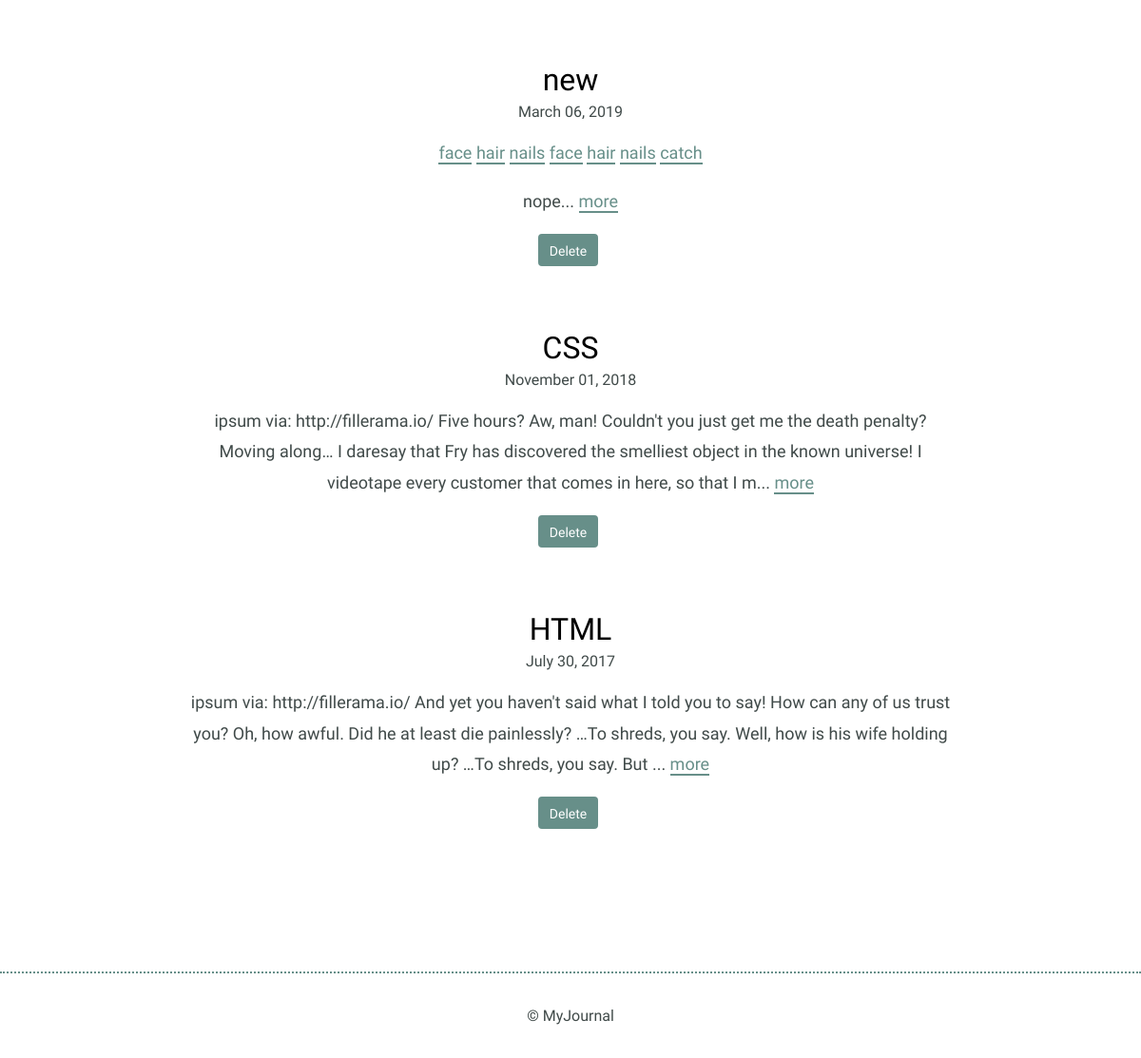
Before: / (lower part) with the older database file.
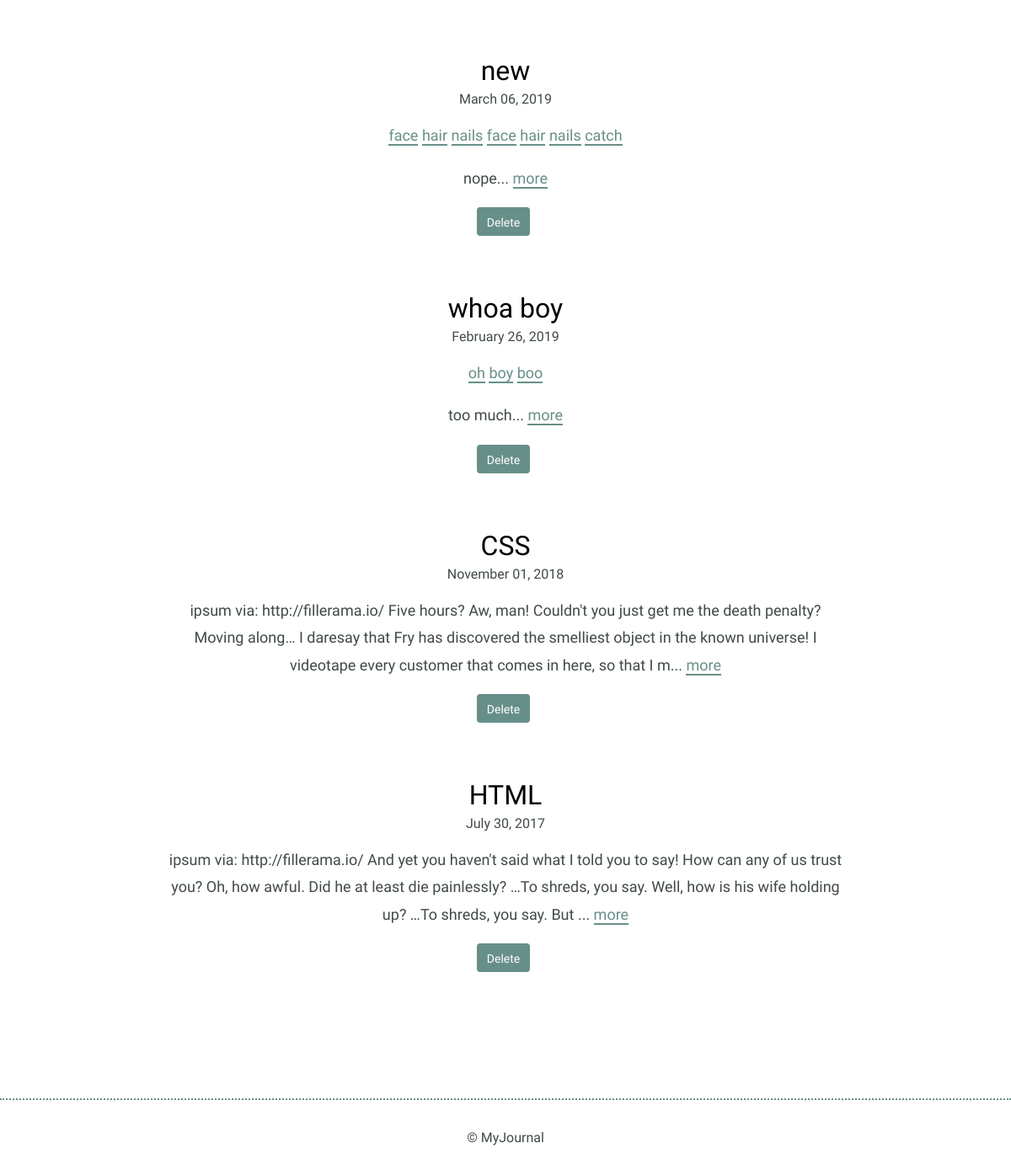
After: the same page with the newer database file.
### tables this page shows
CREATE TABLE "entries" (
	`id`	INTEGER,
	`title`	TEXT,
	`date`	TEXT,
	`time_spent`	INTEGER,
	`learned`	BLOB,
	`resources`	BLOB,
	PRIMARY KEY(`id`)
);

### inc/functions.php (called while the page is built, shortened)
<?php
function get_journal_entry_list() {
  include 'connection.php';
  try {
    return $db->query('SELECT * FROM entries ORDER BY date DESC');
  } catch (Exception $e) {
    echo $e->getMessage();
    return array();
  }
}
function get_tags_for_entry($entry_id) {
  include 'connection.php';
  $sql = 'SELECT tags.name, tags.id
          FROM tags
          JOIN entry_tags ON tags.id = entry_tags.tag_id
          WHERE entry_tags.entry_id = ?';
  try {
    $results = $db->prepare($sql);
    $results->bindValue(1, $entry_id, PDO::PARAM_INT);
    $results->execute();
  } catch (Exception $e) {
    echo $e->getMessage();
    return false;
  }
  return $results;
}

### index.php (the view, shortened to what this page needs)
<?php
require_once "inc/functions.php";
include "inc/header.php";
?>
  <div class="entry-list">
    <?php
      foreach (get_journal_entry_list() as $entry) {
        echo "<article>";
        echo "<h2><a href='detail.php?id=" .$entry['id']. "'>".$entry['title']."</a></h2>";
        echo "<time datetime=" .$entry['date']. ">" .strftime("%B %d, %Y", strtotime($entry['date'])). "</time>";
        echo "<p class='tag-list'>";
          foreach (get_tags_for_entry($entry['id']) as $tag) {
            echo "<a href='tag.php?id=" .$tag['id']. "'>" .$tag['name']. "</a> ";
          }
        echo "</p>";
        echo "<p>" .substr($entry['learned'], 0, 250). "... <a href='detail.php?id=" .$entry['id']. "'>more</a></p>";
        echo "<form method='post' onsubmit=\"return confirm('Are you sure?');\">";
        echo "<input type='submit' class='button button-danger' value='Delete' />";
        echo "</form>";
        echo "</article>";
      }
    ?>
  </div>
<?php include "inc/footer.php" ?>

### inc/header.php (shortened to what this page needs)
<!DOCTYPE html>
<html>
  <head>
    <link rel="stylesheet" href="css/normalize.css">
    <link rel="stylesheet" href="css/site.css">
  </head>
<body>
  <section>
      <div class="container">

### inc/footer.php
      </div>
    </section>
    <footer>
      <div>
        &copy; MyJournal
      </div>
    </footer>
  </body>
</html>

### css/site.css (style rules this page uses)
body { font-size: 16px; color: #404a49; font-family: 'Cousine', serif; font-weight: 400; }
.container { margin: 0 auto; padding: 0 25px; }
footer { text-align: center; padding: 35px 0; border-top: 2px dotted #678f89; }
.button { padding: 8px 10px 6px 10px; background: #678f89; border: 2px solid #678f89; border-radius: 4px; text-decoration: none; color: #FFF; position: relative; text-align: center; font-size: 14px; }
h1, h2, h3 { margin: 0; font-weight: 400; line-height: 1em; color: #000; }
h2 { font-size: 32px; }
h2 a { text-decoration: none; color: #000; }
p { line-height: 1.8em; font-size: 18px; }
p a { border-bottom: 2px solid #678f89; padding: 0; color: #678f89; text-decoration: none; }
.entry-list, .edit-entry, .new-entry { max-width: 800px; margin: 0 auto; padding: 70px 0 150px 0; }
.entry-list article { margin-bottom: 70px; text-align: center; }
.entry-list article:last-child { margin-bottom: 0; }
.entry-list article h2 { margin-bottom: 8px; }
input[type=submit] { margin-right: 5px; }

Changed rows visible on the page:
added entries: title "whoa boy", date "February 26, 2019", name "oh", name "boy", name "boo", learned "too much"
